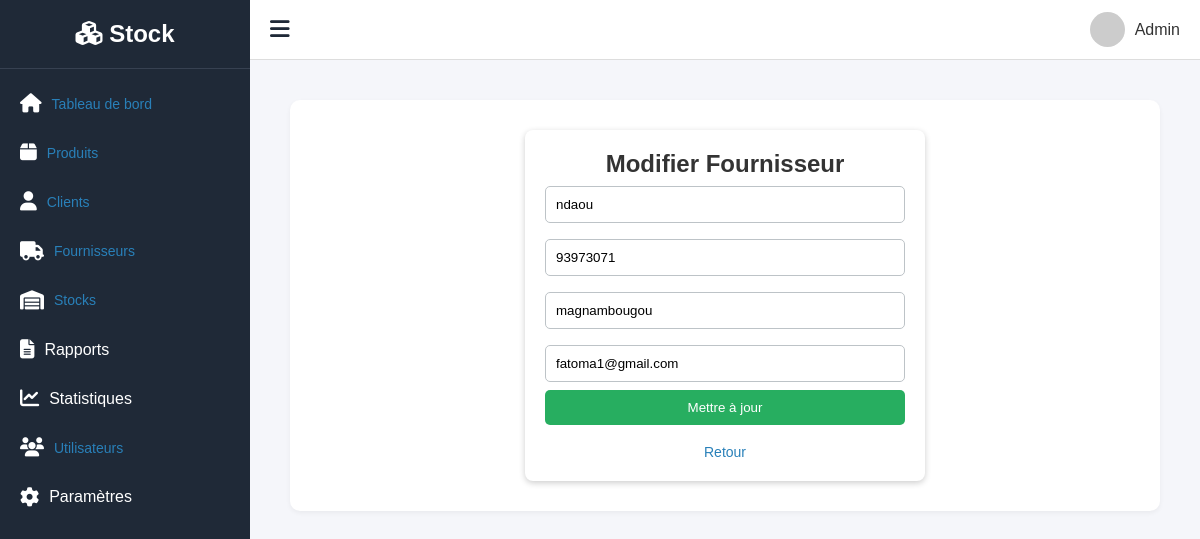
/fournisseurs/modifier_fournisseur/1/, run on the app's committed database.
### fournisseur/models.py (models this page shows, shortened)
class Fournisseur(models.Model):
    nom = models.CharField(max_length=150)
    contact = models.CharField(max_length=100, blank=True, null=True)
    adresse = models.TextField(blank=True, null=True)
    email = models.EmailField(blank=True, null=True)

### fournisseur/views.py (the view, shortened to what this page needs)
# urls.py: path('modifier_fournisseur/<int:id>/', views.modifier_fournisseur, name='modifier_fournisseur'),
def modifier_fournisseur(request, id):
    fournisseur = get_object_or_404(Fournisseur, id=id)
    return render(request, 'fournisseurs/modifier_fournisseur.html', {
        'fournisseur': fournisseur,
        'titre': 'Modifier le fournisseur'
    })

### templates/fournisseurs/modifier_fournisseur.html (shortened to what this page needs)
{% extends 'gesstock/base.html' %}
{% block content %}
<div class="form-container">
    <h2>Modifier Fournisseur</h2>
    <form method="post">
        <input type="text" name="nom" value="{{ fournisseur.nom }}" required>
        <input type="text" name="contact" value="{{ fournisseur.contact }}">
        <input type="text" name="adresse" value="{{ fournisseur.adresse }}">
        <input type="email" name="email" value="{{ fournisseur.email }}">
        <button type="submit">Mettre à jour</button>
    </form>
    <br>
    <a href="{% url 'liste_fournisseurs' %}">Retour</a>
</div>
{% endblock content %}

### static/css/base.css (style rules this page uses)
* { margin: 0; padding: 0; box-sizing: border-box; font-family: "Poppins", sans-serif; }
body { display: flex; height: 100vh; background-color: #f4f6f9; color: #333; overflow-x: hidden; }

### static/css/client.css (style rules this page uses)
body { font-family: Arial, sans-serif; background: #f5f6fa; margin: 0; padding: 20px; }
h2 { color: #333; text-align: center; }

### static/css/ajouter_client.css (style rules this page uses)
body { background: #ecf0f1; font-family: Arial; padding: 20px; }
.form-container { width: 400px; background: white; margin: auto; padding: 20px; border-radius: 8px; box-shadow: 0 2px 6px rgba(0, 0, 0, 0.2); }
input, textarea, select { width: 100%; padding: 10px; margin: 8px 0; border: 1px solid #bdc3c7; border-radius: 5px; }
button { width: 100%; padding: 10px; background: #27ae60; color: white; border: none; border-radius: 5px; cursor: pointer; }
a { text-decoration: none; color: #2980b9; font-size: 14px; }

### static/css/fournisseur.css (style rules this page uses)
body { font-family: Arial, sans-serif; background:#f5f6fa; margin:0; padding:20px; }
h2 { color:#333; text-align:center; }

### static/css/supprimer_fournisseur.css (style rules this page uses)
body { font-family: Arial; background: #f5f6fa; padding: 20px; text-align: center; }
button { padding: 10px 20px; border: none; border-radius: 5px; cursor: pointer; }

### data on the page
Fournisseur: nom "ndaou", contact "93973071", adresse "magnambougou", email "fatoma1@gmail.com"
